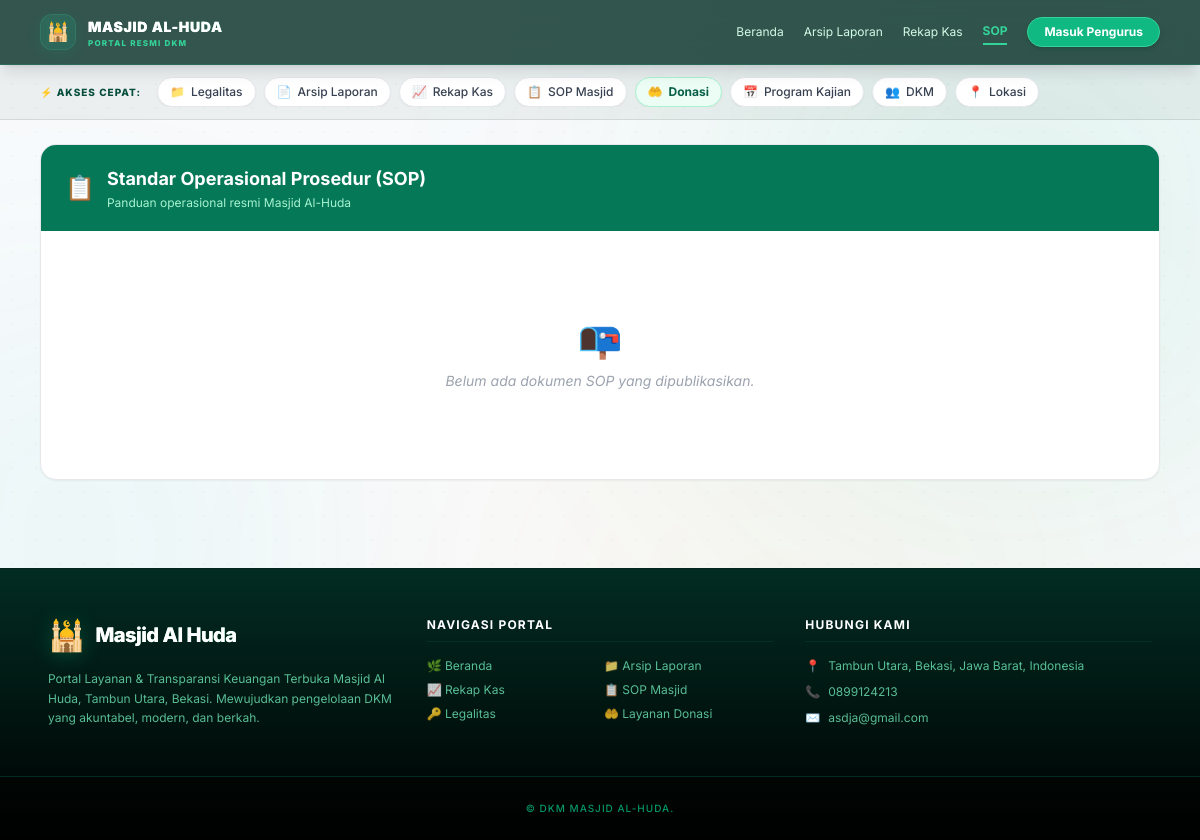
/sop/, run on the app's committed database.
### core/models.py (models this page shows, shortened)
class Mosque(models.Model):
    name = models.CharField('Nama Masjid', max_length=120)
    address = models.TextField('Alamat', blank=True)
    city = models.CharField('Kota/Kab', max_length=80, blank=True)
    province = models.CharField('Provinsi', max_length=80, blank=True)
    established_date = models.DateField('Tanggal Berdiri', null=True, blank=True)
    land_status = models.CharField('Status Tanah', max_length=120, blank=True)
    deed_number = models.CharField('No. Akta/Surat Wakaf', max_length=120, blank=True)
    npwp = models.CharField('NPWP', max_length=32, blank=True)
    bank_name = models.CharField('Bank Utama', max_length=80, blank=True)
    bank_account = models.CharField('No. Rekening', max_length=80, blank=True)
    website = models.URLField('Website', blank=True)
    logo_url = models.URLField('URL Logo', blank=True)
    about = models.TextField('Tentang Masjid', blank=True)
    contact_phone = models.CharField('Nomor Kontak (WA/Telp)', max_length=50, blank=True)
    email = models.EmailField('Email Resmi', blank=True, null=True)

### core/views.py (the view)
# urls.py: path('sop/', views.sop_public, name='sop_public'),
def sop_public(request):
    mosque = Mosque.objects.first()
    sop_doc = Document.objects.filter(doc_type='SOP', is_public=True).order_by('-uploaded_at').first()
    return render(request, 'public/sop.html', {
        'mosque': mosque,
        'sop_doc': sop_doc,
    })

### core/templates/public/sop.html (shortened to what this page needs)
{% extends 'base.html' %}
{% block content %}
<div class="bg-white rounded-2xl border border-gray-200 shadow-sm overflow-hidden">
  <div class="bg-emerald-700 px-6 py-5 flex items-center justify-between flex-wrap gap-3">
    <div class="flex items-center gap-3">
      <span class="text-2xl">📋</span>
      <div>
        <h1 class="text-lg font-bold text-white">Standar Operasional Prosedur (SOP)</h1>
        <p class="text-emerald-200 text-xs mt-0.5">
          {% if mosque %}
            Panduan operasional resmi {{ mosque.name }}
          {% else %}
            Panduan operasional resmi masjid
          {% endif %}
        </p>
      </div>
    </div>
  </div>
  <div class="p-6">
    {% if sop_doc %}
      <div class="w-full bg-gray-50 rounded-xl overflow-hidden border border-gray-200 shadow-inner">
        <iframe src="{{ sop_doc.file.url }}" class="w-full h-[600px] border-none" title="SOP Masjid">
          Browser Anda tidak mendukung penampil PDF. Silakan unduh file melalui tombol di atas.
        </iframe>
      </div>
      <div class="text-xs text-gray-400 mt-3 text-right">
        Diunggah: {{ sop_doc.uploaded_at|date:"d M Y H:i" }} | <span class="font-medium text-gray-500">{{ sop_doc.title }}</span>
      </div>
    {% else %}
      <div class="py-16 text-center">
        <div class="text-4xl mb-3">📭</div>
        <p class="text-gray-400 italic text-sm">Belum ada dokumen SOP yang dipublikasikan.</p>
      </div>
    {% endif %}
  </div>
</div>
{% endblock %}

### core/templates/base.html (shortened to what this page needs)
<!doctype html>
<html lang="id">
<head>
  <script src="https://cdn.tailwindcss.com"></script>
</head>
<body class="bg-slate-50 text-gray-800 min-h-screen relative overflow-x-hidden">
  <div class="fixed inset-0 pointer-events-none -z-50 overflow-hidden select-none">
    <div class="absolute top-[35%] -left-[15%] w-[500px] h-[500px] rounded-full bg-teal-500/5 blur-[120px] animate-pulse" style="animation-duration: 12s;"></div>
    <div class="absolute -bottom-[10%] right-[10%] w-[600px] h-[600px] rounded-full bg-amber-500/5 blur-[150px] animate-pulse" style="animation-duration: 10s;"></div>
  </div>
  <header class="bg-emerald-950/80 backdrop-blur-md border-b border-emerald-500/20 text-white shadow-lg sticky top-0 z-50">
    <div class="max-w-6xl mx-auto px-4 py-3.5 flex items-center justify-between gap-4">
      <a href="{% url 'home' %}" class="group flex items-center gap-3 shrink-0 text-white transition duration-200">
        <div class="w-9 h-9 rounded-xl bg-gradient-to-br from-emerald-400/10 to-teal-500/10 border border-emerald-400/20 flex items-center justify-center shadow-[0_4px_15px_rgba(16,185,129,0.1)] relative overflow-hidden group-hover:border-emerald-400/40 group-hover:shadow-[0_4px_20px_rgba(16,185,129,0.2)] transition duration-300">
          <div class="absolute inset-0 bg-emerald-500/10 blur-sm pointer-events-none"></div>
          <span class="text-lg relative z-10 select-none transform group-hover:scale-110 transition duration-300">🕌</span>
        </div>
        <div class="flex flex-col leading-none">
          <span class="text-sm font-black tracking-wider text-white uppercase bg-gradient-to-r from-white via-emerald-100 to-emerald-300 bg-clip-text text-transparent group-hover:from-white group-hover:to-emerald-200 transition duration-300">{{ mosque.name|default:"Masjid Al Huda" }}</span>
          <span class="text-[8px] font-extrabold tracking-[0.15em] text-emerald-400 uppercase mt-0.5">Portal Resmi DKM</span>
        </div>
      </a>
      <nav class="ml-auto text-xs hidden md:flex items-center gap-5">
        <a class="hover:text-emerald-300 py-1 transition duration-200 {% if request.path == '/' %}text-emerald-400 font-bold border-b-2 border-emerald-400{% else %}text-emerald-100{% endif %}"
           href="{% url 'home' %}">Beranda</a>
        <a class="hover:text-emerald-300 py-1 transition duration-200 {% if '/arsip/' in request.path %}text-emerald-400 font-bold border-b-2 border-emerald-400{% else %}text-emerald-100{% endif %}"
           href="{% url 'report_archive' %}">Arsip Laporan</a>
        <a class="hover:text-emerald-300 py-1 transition duration-200 {% if '/rekap-kas' in request.path %}text-emerald-400 font-bold border-b-2 border-emerald-400{% else %}text-emerald-100{% endif %}"
           href="{% url 'cashflow_public' %}">Rekap Kas</a>
        <a class="hover:text-emerald-300 py-1 transition duration-200 {% if '/sop' in request.path %}text-emerald-400 font-bold border-b-2 border-emerald-400{% else %}text-emerald-100{% endif %}"
           href="{% url 'sop_public' %}">SOP</a>
        {% if request.user.is_authenticated %}
          <span class="text-emerald-500/50">|</span>
          <a class="hover:text-emerald-300 py-1 transition duration-200 {% if '/dashboard' in request.path %}text-emerald-400 font-bold border-b-2 border-emerald-400{% else %}text-emerald-100{% endif %}"
              href="{% url 'dashboard' %}">Panel</a>
          <span class="text-emerald-200/80 text-[10px] bg-emerald-500/10 border border-emerald-500/20 px-2 py-0.5 rounded-full">Halo, <span class="font-bold text-emerald-400">{{ request.user.username }}</span></span>
          <a class="bg-red-500/20 hover:bg-red-600 border border-red-500/30 hover:border-red-600 px-3 py-1 rounded-full text-[10px] font-bold uppercase tracking-wider transition shadow-sm"
              href="{% url 'logout' %}">Keluar</a>
        {% else %}
          <a class="bg-emerald-500 hover:bg-emerald-600 border border-emerald-400 hover:border-emerald-500 px-4 py-1.5 rounded-full text-xs font-bold transition shadow-md shadow-emerald-950/20"
             href="{% url 'login' %}">Masuk Pengurus</a>
        {% endif %}
      </nav>
    </div>
  </header>
  {% if request.path != '/' and request.path != '/home' and request.path != '/home/' %}
  <section class="bg-emerald-950/5 border-b border-emerald-950/10 animate-fade-in">
    <div class="max-w-6xl mx-auto px-4 py-3">
      <div class="flex items-center gap-2 text-xs overflow-x-auto no-scrollbar scroll-smooth whitespace-nowrap">
        <span class="text-[10px] font-extrabold text-emerald-900 uppercase tracking-widest mr-2 shrink-0 hidden sm:inline-block">⚡ Akses Cepat:</span>
        <a href="{% url 'legalitas_public' %}"
           class="inline-flex items-center gap-1.5 px-3 py-1.5 bg-white hover:bg-emerald-50 border border-gray-200 hover:border-emerald-300 rounded-full transition shadow-sm hover:shadow text-gray-700 font-medium">
          <span>📁</span> Legalitas
        </a>
        <a href="{% url 'report_archive' %}"
           class="inline-flex items-center gap-1.5 px-3 py-1.5 bg-white hover:bg-emerald-50 border border-gray-200 hover:border-emerald-300 rounded-full transition shadow-sm hover:shadow text-gray-700 font-medium">
          <span>📄</span> Arsip Laporan
        </a>
        <a href="{% url 'cashflow_public' %}"
           class="inline-flex items-center gap-1.5 px-3 py-1.5 bg-white hover:bg-emerald-50 border border-gray-200 hover:border-emerald-300 rounded-full transition shadow-sm hover:shadow text-gray-700 font-medium">
          <span>📈</span> Rekap Kas
        </a>
        <a href="{% url 'sop_public' %}"
           class="inline-flex items-center gap-1.5 px-3 py-1.5 bg-white hover:bg-emerald-50 border border-gray-200 hover:border-emerald-300 rounded-full transition shadow-sm hover:shadow text-gray-700 font-medium">
          <span>📋</span> SOP Masjid
        </a>
        <a href="{% url 'donation_page' %}"
           class="inline-flex items-center gap-1.5 px-3 py-1.5 bg-emerald-50 hover:bg-emerald-100 border border-emerald-200 rounded-full transition shadow-sm hover:shadow text-emerald-800 font-bold">
          <span>🤲</span> Donasi
        </a>
        <a href="{% url 'home' %}#program"
           class="inline-flex items-center gap-1.5 px-3 py-1.5 bg-white hover:bg-emerald-50 border border-gray-200 hover:border-emerald-300 rounded-full transition shadow-sm hover:shadow text-gray-700 font-medium">
          <span>📅</span> Program Kajian
        </a>
        <a href="{% url 'home' %}#pengurus"
           class="inline-flex items-center gap-1.5 px-3 py-1.5 bg-white hover:bg-emerald-50 border border-gray-200 hover:border-emerald-300 rounded-full transition shadow-sm hover:shadow text-gray-700 font-medium">
          <span>👥</span> DKM
        </a>
        <a href="{% url 'home' %}#kontak"
           class="inline-flex items-center gap-1.5 px-3 py-1.5 bg-white hover:bg-emerald-50 border border-gray-200 hover:border-emerald-300 rounded-full transition shadow-sm hover:shadow text-gray-700 font-medium">
          <span>📍</span> Lokasi
        </a>
      </div>
    </div>
  </section>
  {% endif %}
  <main class="max-w-6xl mx-auto px-4 py-6">
    {% block content %}{% endblock %}
  </main>
  <footer class="mt-16 bg-gradient-to-b from-emerald-950 to-black text-emerald-100 border-t border-emerald-500/20">
    <div class="max-w-6xl mx-auto px-6 py-12 grid md:grid-cols-3 gap-8">
      <div>
        <div class="flex items-center gap-2.5 mb-4">
          <span class="text-3xl drop-shadow-[0_2px_10px_rgba(16,185,129,0.3)]">🕌</span>
          <span class="font-extrabold text-white text-xl tracking-tight bg-gradient-to-r from-emerald-50 to-emerald-300 bg-clip-text text-transparent">Masjid Al Huda</span>
        </div>
        <p class="text-xs text-emerald-300/80 leading-relaxed max-w-sm">
          Portal Layanan & Transparansi Keuangan Terbuka Masjid Al Huda, Tambun Utara, Bekasi. Mewujudkan pengelolaan DKM yang akuntabel, modern, dan berkah.
        </p>
      </div>
      <div>
        <h3 class="font-bold text-white mb-4 text-xs uppercase tracking-widest border-b border-emerald-500/10 pb-2">Navigasi Portal</h3>
        <ul class="grid grid-cols-2 gap-2 text-xs text-emerald-300/80">
          <li><a href="{% url 'home' %}" class="hover:text-emerald-400 transition flex items-center gap-1">🌿 Beranda</a></li>
          <li><a href="{% url 'report_archive' %}" class="hover:text-emerald-400 transition flex items-center gap-1">📁 Arsip Laporan</a></li>
          <li><a href="{% url 'cashflow_public' %}" class="hover:text-emerald-400 transition flex items-center gap-1">📈 Rekap Kas</a></li>
          <li><a href="{% url 'sop_public' %}" class="hover:text-emerald-400 transition flex items-center gap-1">📋 SOP Masjid</a></li>
          <li><a href="{% url 'legalitas_public' %}" class="hover:text-emerald-400 transition flex items-center gap-1">🔑 Legalitas</a></li>
          <li><a href="{% url 'donation_page' %}" class="hover:text-emerald-400 transition flex items-center gap-1">🤲 Layanan Donasi</a></li>
        </ul>
      </div>
      <div>
        <h3 class="font-bold text-white mb-4 text-xs uppercase tracking-widest border-b border-emerald-500/10 pb-2">Hubungi Kami</h3>
        <ul class="space-y-2.5 text-xs text-emerald-300/80">
          <li class="flex items-start gap-2">
            <span class="text-emerald-400 shrink-0">📍</span>
            <span>Tambun Utara, Bekasi, Jawa Barat, Indonesia</span>
          </li>
          {% if mosque.contact_phone %}
          <li class="flex items-center gap-2">
            <span class="text-emerald-400 shrink-0">📞</span>
            <span>{{ mosque.contact_phone }}</span>
          </li>
          {% endif %}
          {% if mosque.email %}
          <li class="flex items-center gap-2">
            <span class="text-emerald-400 shrink-0">✉️</span>
            <span>{{ mosque.email }}</span>
          </li>
          {% endif %}
        </ul>
      </div>
    </div>
    <div class="border-t border-emerald-950 py-6 text-center text-[10px] font-medium text-emerald-600 uppercase tracking-widest bg-black/40">
      © {{ now|date:"Y" }} DKM {{ mosque.name|default:"Masjid Al Huda" }}.
    </div>
  </footer>
</body>
</html>

### core/templates/base.html (style rules this page uses)
*, body { font-family: 'Inter', system-ui, sans-serif; }
a, button { transition: all .18s ease; }

### data on the page
Mosque: name "MASJID AL-HUDA", name "Masjid Al-Huda", contact_phone "0899124213", email "asdja@gmail.com"
